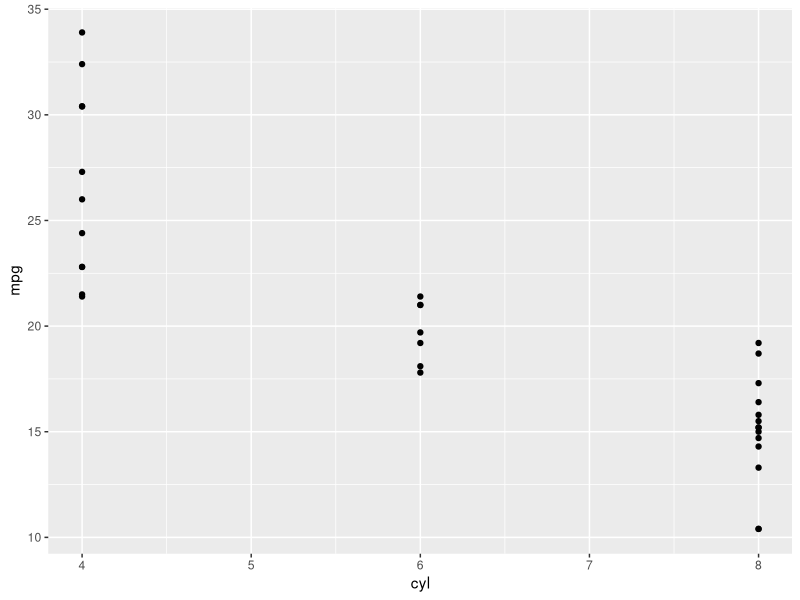
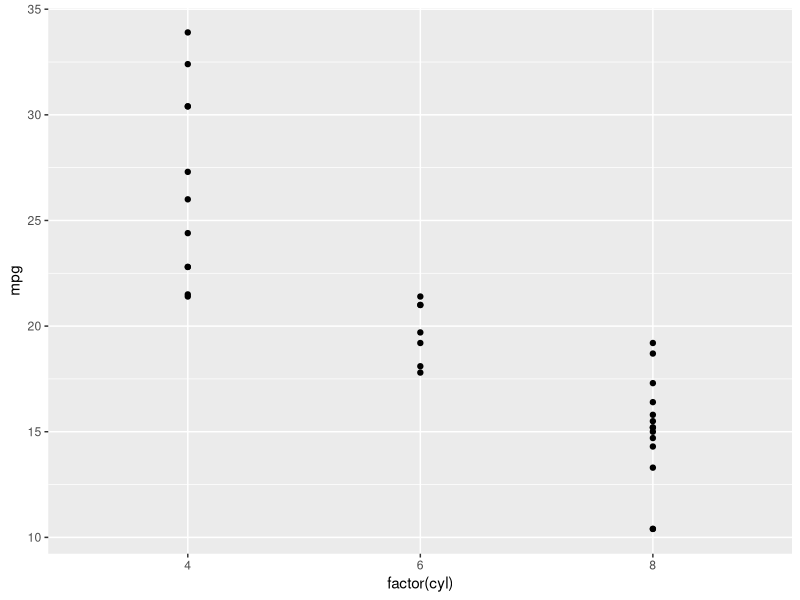
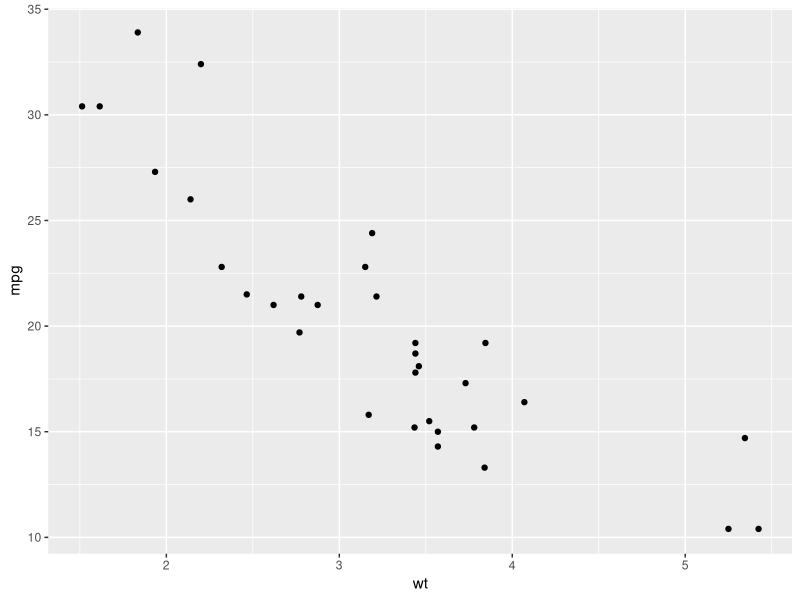
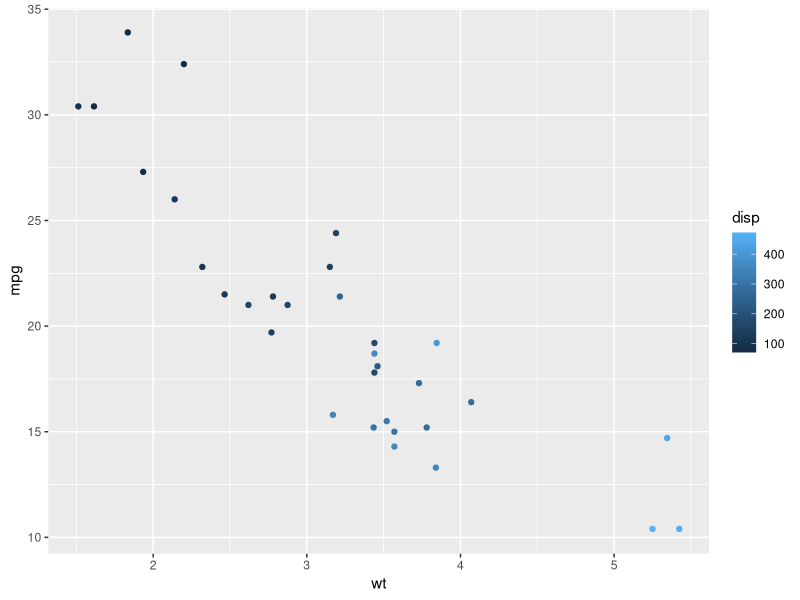
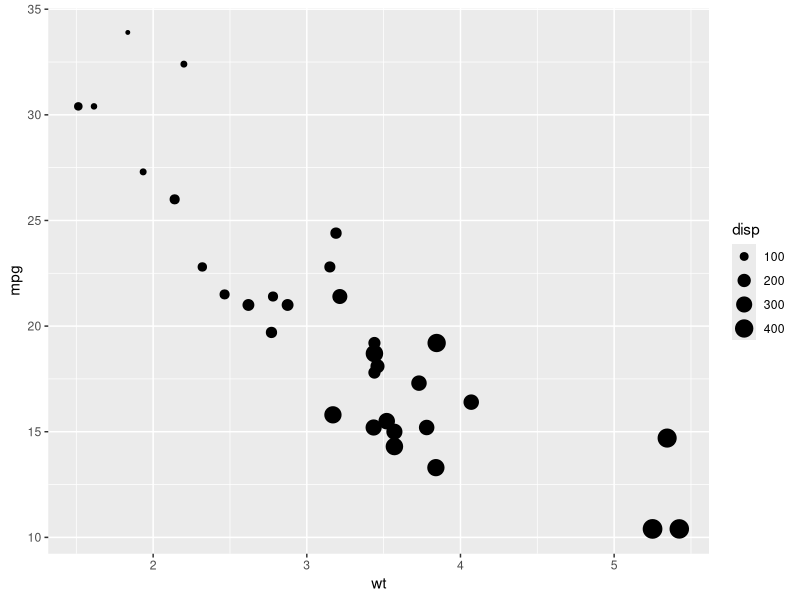
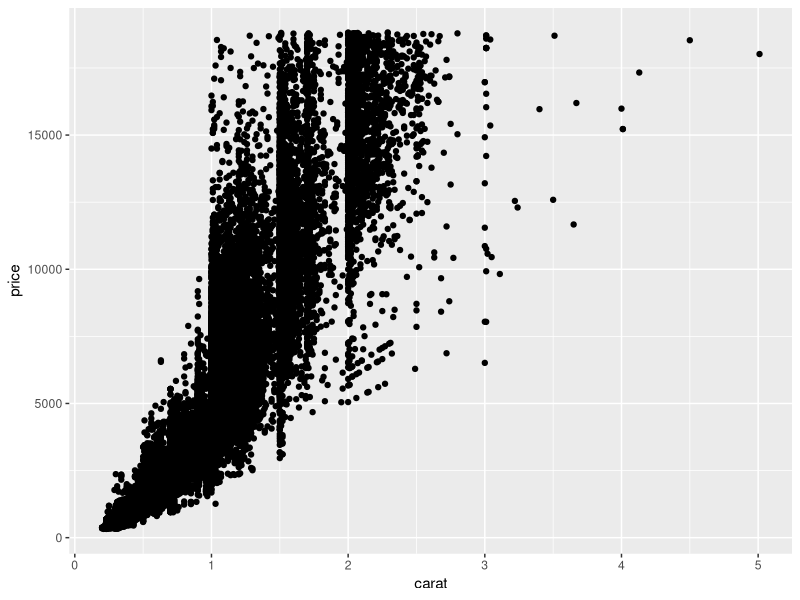
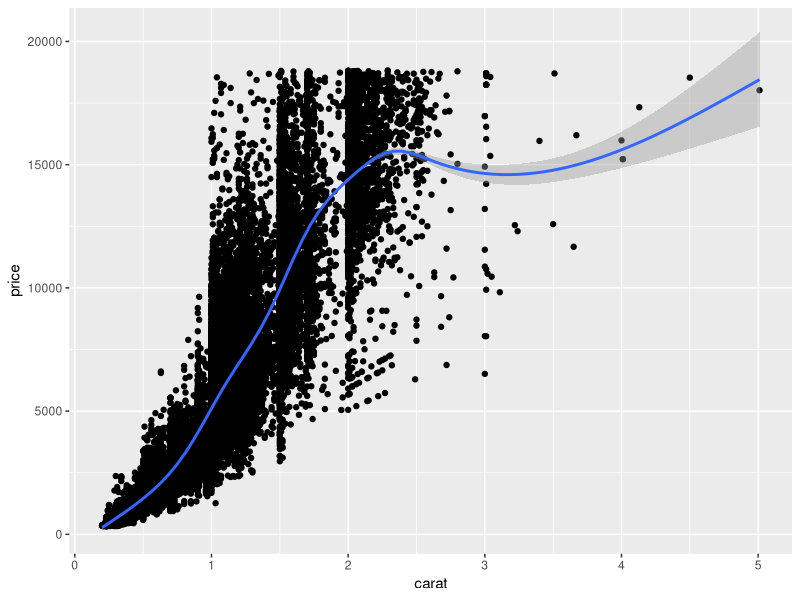
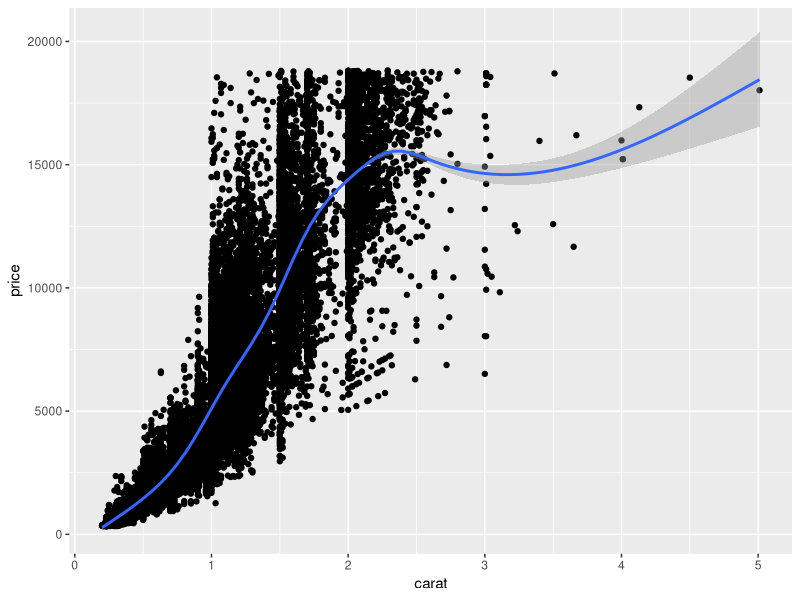

The R script that drew these images, in order: (Note: this script raises an error after producing the figures.)
# Data Visualization with ggplot2 (Part 1)

# 1. Introduction

# Load the ggplot2 package
library(ggplot2)
# Explore the mtcars data frame with str()
str(mtcars)
# Execute the following command
ggplot(mtcars, aes(x = cyl, y = mpg)) +
  geom_point()



# Load the ggplot2 package
library(ggplot2)
# Change the command below so that cyl is treated as factor
ggplot(mtcars, aes(x = factor(cyl), y = mpg)) +
  geom_point()



# A scatter plot has been made for you
ggplot(mtcars, aes(x = wt, y = mpg)) +
  geom_point()
# Replace ___ with the correct column
ggplot(mtcars, aes(x = wt, y = mpg, color = disp)) +
  geom_point()
# Replace ___ with the correct column
ggplot(mtcars, aes(x = wt, y = mpg, size = disp)) +
  geom_point()



# Explore the diamonds data frame with str()
str(diamonds)
# Add geom_point() with +
ggplot(diamonds, aes(x = carat, y = price)) + geom_point()
# Add geom_point() and geom_smooth() with +
ggplot(diamonds, aes(x = carat, y = price)) + geom_point() + geom_smooth()

# 1 - The plot you created in the previous exercise
ggplot(diamonds, aes(x = carat, y = price)) +
  geom_point() +
  geom_smooth()
# 2 - Copy the above command but show only the smooth line
ggplot(diamonds, aes(x = carat, y = price)) +
  geom_smooth()

# 3 - Copy the above command and assign the correct value to col in aes()
ggplot(diamonds, aes(x = carat, y = price, colour=clarity)) +
  geom_smooth()

# 4 - Keep the color settings from previous command. Plot only the points with argument alpha.
ggplot(diamonds, aes(x = carat, y = price, colour=clarity)) +
  geom_point(alpha=0.4)



# Create the object containing the data and aes layers: dia_plot
dia_plot <- ggplot(diamonds, aes(x = carat, y = price))
# Add a geom layer with + and geom_point()
dia_plot + geom_point()
# Add the same geom layer, but with aes() inside
dia_plot + geom_point(aes(color = clarity))



# Create the object containing the data and aes layers: dia_plot
dia_plot <- ggplot(diamonds, aes(x = carat, y = price))
# Add a geom layer with + and geom_point()
dia_plot + geom_point()
# Add the same geom layer, but with aes() inside
dia_plot + geom_point(aes(color = clarity))

# 2.Data

# Plot the correct variables of mtcars
plot(mtcars$wt, mtcars$mpg, col = mtcars$cyl)
# Change cyl inside mtcars to a factor
mtcars$fcyl <- as.factor(mtcars$cyl)
# Make the same plot as in the first instruction
plot(mtcars$wt, mtcars$mpg, col = mtcars$fcyl)



# Use lm() to calculate a linear model and save it as carModel
carModel <- lm(mpg ~ wt, data = mtcars)
# Basic plot
mtcars$cyl <- as.factor(mtcars$cyl)
plot(mtcars$wt, mtcars$mpg, col = mtcars$cyl)
# Call abline() with carModel as first argument and set lty to 2
abline(carModel, lty = 2)
# Plot each subset efficiently with lapply
# You don't have to edit this code
plot(mtcars$wt, mtcars$mpg, col = mtcars$cyl)
lapply(mtcars$cyl, function(x) {
  abline(lm(mpg ~ wt, mtcars, subset = (cyl == x)), col = x)
  })
# This code will draw the legend of the plot
# You don't have to edit this code
legend(x = 5, y = 33, legend = levels(mtcars$cyl),
       col = 1:3, pch = 1, bty = "n")



# Convert cyl to factor (don't need to change)
mtcars$cyl <- as.factor(mtcars$cyl)
# Example from base R (don't need to change)
plot(mtcars$wt, mtcars$mpg, col = mtcars$cyl)
abline(lm(mpg ~ wt, data = mtcars), lty = 2)
lapply(mtcars$cyl, function(x) {
  abline(lm(mpg ~ wt, mtcars, subset = (cyl == x)), col = x)
  })
legend(x = 5, y = 33, legend = levels(mtcars$cyl),
       col = 1:3, pch = 1, bty = "n")
# Plot 1: add geom_point() to this command to create a scatter plot
ggplot(mtcars, aes(x = wt, y = mpg, col = cyl)) +
  geom_point()  # Fill in using instructions Plot 1
# Plot 2: include the lines of the linear models, per cyl
ggplot(mtcars, aes(x = wt, y = mpg, col = cyl)) +
  geom_point() + # Copy from Plot 1
  geom_smooth(method="lm",se=FALSE)   # Fill in using instructions Plot 2
# Plot 3: include a lm for the entire dataset in its whole
ggplot(mtcars, aes(x = wt, y = mpg, col = cyl)) +
  geom_point() + # Copy from Plot 2
  geom_smooth(method="lm",se=FALSE) + # Copy from Plot 2
  geom_smooth(aes(group=1),method="lm",se=FALSE,linetype=2)
  # Fill in using instructions Plot 3



# Consider the structure of iris, iris.wide and iris.tidy (in that order)
str(iris)
str(iris.wide)
str(iris.tidy)
# Think about which dataset you would use to get the plot shown right
# Fill in the ___ to produce the plot given to the right
ggplot(iris.tidy, aes(x = Species, y = Value, col = Part)) +
  geom_jitter() +
  facet_grid(. ~ Measure)



# Load the tidyr package
library(tidyr)
# Fill in the ___ to produce to the correct iris.tidy dataset
iris.tidy <- iris %>%
  gather(key, Value, -Species) %>%
  separate(key, c("Part", "Measure"), "\\.")



# The 3 data frames (iris, iris.wide and iris.tidy) are available in your environment
# Execute head() on iris, iris.wide and iris.tidy (in that order)
head(iris)
head(iris.wide)
head(iris.tidy)
# Think about which dataset you would use to get the plot shown right
# Fill in the ___ to produce the plot given to the right
ggplot(iris.wide, aes(x = Length, y = Width, color = Part)) +
  geom_jitter() +
  facet_grid(. ~ Species)




# Load the tidyr package
library(tidyr)
# Add column with unique ids (don't need to change)
iris$Flower <- 1:nrow(iris)
# Fill in the ___ to produce to the correct iris.wide dataset
iris.wide <- iris %>%
  gather(key, value, -Species, -Flower) %>%
  separate(key, c("Part", "Measure"), "\\.") %>%
  spread(Measure, value)

# 3.Aesthetics

# 1 - Map mpg to x and cyl to y
ggplot(mtcars, aes(x=mpg, y=cyl)) +
  geom_point()
# 2 - Reverse: Map cyl to x and mpg to y
ggplot(mtcars, aes(x=cyl, y=mpg)) +
  geom_point()
# 3 - Map wt to x, mpg to y and cyl to col
ggplot(mtcars, aes(x=wt, y=mpg, color=cyl)) +
  geom_point()
# 4 - Change shape and size of the points in the above plot
ggplot(mtcars, aes(x=wt, y=mpg, color=cyl)) +
  geom_point(size=4, shape=1)



# am and cyl are factors, wt is numeric
class(mtcars$am)
class(mtcars$cyl)
class(mtcars$wt)
# From the previous exercise
ggplot(mtcars, aes(x = wt, y = mpg, col = cyl)) +
  geom_point(shape = 1, size = 4)
# 1 - Map cyl to fill
# From the previous exercise
ggplot(mtcars, aes(x = wt, y = mpg, fill = cyl)) +
  geom_point(shape = 1, size = 4)
# 2 - Change shape and alpha of the points in the above plot
# From the previous exercise
ggplot(mtcars, aes(x = wt, y = mpg, fill = cyl)) +
  geom_point(shape = 21, size = 4, alpha=0.6)
# 3 - Map am to col in the above plot
ggplot(mtcars, aes(x = wt, y = mpg, fill = cyl, col=am)) +
  geom_point(shape = 21, size = 4, alpha=0.6)



# Map cyl to size
ggplot(mtcars, aes(x=wt, y=mpg,size=cyl)) +
geom_point()
# Map cyl to alpha
ggplot(mtcars, aes(x=wt, y=mpg, alpha=cyl)) +
geom_point()
# Map cyl to shape 
ggplot(mtcars, aes(x=wt, y=mpg, shape=cyl)) +
geom_point()
# Map cyl to label
ggplot(mtcars, aes(x=wt, y=mpg,label=cyl)) +
geom_point()+
geom_text()



# Define a hexadecimal color
my_color <- "#4ABEFF"
# Draw a scatter plot with color *aesthetic*
ggplot(mtcars, aes(x=wt,y=mpg,col=cyl))+
geom_point()
# Same, but set color *attribute* in geom layer 
ggplot(mtcars, aes(x=wt,y=mpg,col=cyl))+
geom_point(col=my_color)
# Set the fill aesthetic; color, size and shape attributes
ggplot(mtcars, aes(x=wt,y=mpg,fill=cyl))+
geom_point(size=10, shape=23, col=my_color)



# Expand to draw points with alpha 0.5
ggplot(mtcars, aes(x = wt, y = mpg, fill = cyl)) +
geom_point(alpha=0.5)
# Expand to draw points with shape 24 and color yellow
ggplot(mtcars, aes(x = wt, y = mpg, fill = cyl)) +
geom_point(shape=24, col="yellow")
# Expand to draw text with label rownames(mtcars) and color red
ggplot(mtcars, aes(x = wt, y = mpg, fill = cyl, label=rownames(mtcars), col="red"))



# Map mpg onto x, qsec onto y and factor(cyl) onto col
ggplot(mtcars, aes(x=mpg,y=qsec, col=factor(cyl)))+
geom_point()
# Add mapping: factor(am) onto shape
ggplot(mtcars, aes(x=mpg,y=qsec, col=factor(cyl),shape=factor(am)))+
geom_point()
# Add mapping: (hp/wt) onto size
ggplot(mtcars, aes(x=mpg,y=qsec, col=factor(cyl),shape=factor(am),size=(hp/wt)))+
geom_point()



# The base layer, cyl.am, is available for you
# Add geom (position = "stack" by default)
cyl.am + 
  geom_bar(position="stack")
# Fill - show proportion
cyl.am + 
  geom_bar(position = "fill")  
# Dodging - principles of similarity and proximity
cyl.am +
  geom_bar(position = "dodge") 
# Clean up the axes with scale_ functions
val = c("#E41A1C", "#377EB8")
lab = c("Manual", "Automatic")
cyl.am +
  geom_bar(position = "dodge") +
  scale_x_discrete("Cylinders") + 
  scale_y_continuous("Number") +
  scale_fill_manual("Transmission", 
                    values = val,
                    labels = lab)



# 1 - Create jittered plot of mtcars, mpg onto x, 0 onto y
ggplot(mtcars, aes(x = mpg, y = 0)) +
  geom_jitter()
# 2 - Add function to change y axis limits
ggplot(mtcars, aes(x = mpg, y = 0)) +
  geom_jitter()+
  scale_y_continuous(limits=c(-2,2)) 




# Basic scatter plot: wt on x-axis and mpg on y-axis; map cyl to col
ggplot(mtcars, aes(x=wt,y=mpg,col=cyl))+
geom_point(size=4)
# Hollow circles - an improvement
ggplot(mtcars, aes(x=wt,y=mpg,col=cyl))+
geom_point(size=4,shape=1)
# Add transparency - very nice
ggplot(mtcars, aes(x=wt,y=mpg,col=cyl))+
geom_point(size=4,shape=1, alpha=0.6)



# Scatter plot: carat (x), price (y), clarity (color)
ggplot(diamonds,aes(x=carat,y=price,col=clarity))+
geom_point()
# Adjust for overplotting
ggplot(diamonds,aes(x=carat,y=price,col=clarity))+
geom_point(alpha=0.5)
# Scatter plot: clarity (x), carat (y), price (color)
ggplot(diamonds,aes(x=clarity,y=carat,col=price))+
geom_point(alpha=0.5)
# Dot plot with jittering
ggplot(diamonds,aes(x=clarity,y=carat,col=price))+
geom_point(alpha=0.5,position="jitter")


# 4. Geometries

# Shown in the viewer:
ggplot(mtcars, aes(x = cyl, y = wt)) +
  geom_point()
# Solutions:
# 1 - With geom_jitter()
ggplot(mtcars, aes(x = cyl, y = wt)) +
  geom_jitter()
# 2 - Set width in geom_jitter()
ggplot(mtcars, aes(x = cyl, y = wt)) +
  geom_jitter(width=0.1)
# 3 - Set position = position_jitter() in geom_point() ()
ggplot(mtcars, aes(x = cyl, y = wt)) +
  geom_point(position = position_jitter(0.1))




# Examine the structure of Vocab
str(Vocab)
# Basic scatter plot of vocabulary (y) against education (x). Use geom_point()
ggplot(Vocab, aes(x=education, y=vocabulary)) +
geom_point() 
# Use geom_jitter() instead of geom_point()
ggplot(Vocab, aes(x=education, y=vocabulary)) +
geom_jitter()
# Using the above plotting command, set alpha to a very low 0.2
ggplot(Vocab, aes(x=education, y=vocabulary)) +
geom_jitter(alpha=0.2)
# Using the above plotting command, set the shape to 1
ggplot(Vocab, aes(x=education, y=vocabulary)) +
geom_jitter(alpha=0.2,shape=1)



# 1 - Make a univariate histogram
ggplot(mtcars, aes(x = mpg)) +
  geom_histogram()
# 2 - Plot 1, plus set binwidth to 1 in the geom layer
ggplot(mtcars, aes(x = mpg)) +
  geom_histogram(binwidth=1)
# 3 - Plot 2, plus MAP ..density.. to the y aesthetic (i.e. in a second aes() function)
ggplot(mtcars, aes(x = mpg)) +
  geom_histogram(aes(y=..density..),binwidth=1) 
# 4 - plot 3, plus SET the fill attribute to "#377EB8"
ggplot(mtcars, aes(x = mpg)) +
  geom_histogram(aes(y=..density..),fill="#377EB8",binwidth=1) 



# Draw a bar plot of cyl, filled according to am
ggplot(mtcars, aes(x = cyl, fill = am)) +
  geom_bar()
# Change the position argument to stack
ggplot(mtcars, aes(x = cyl, fill = am)) +
  geom_bar(position="stack")
# Change the position argument to fill
ggplot(mtcars, aes(x = cyl, fill = am)) +
  geom_bar(position="fill")
# Change the position argument to dodge
ggplot(mtcars, aes(x = cyl, fill = am)) +
  geom_bar(position="dodge")



# 1 - The last plot form the previous exercise
ggplot(mtcars, aes(x = cyl, fill = am)) +
  geom_bar(position = "dodge")
# 2 - Define posn_d with position_dodge()
posn_d <- position_dodge(width=0.2)
# 3 - Change the position argument to posn_d
ggplot(mtcars, aes(x = cyl, fill = am)) +
  geom_bar(position=posn_d)
# 4 - Use posn_d as position and adjust alpha to 0.6
ggplot(mtcars, aes(x = cyl, fill = am)) +
  geom_bar(position=posn_d,alpha=0.6)



# A basic histogram, add coloring defined by cyl
ggplot(mtcars, aes(mpg,fill=cyl)) +
  geom_histogram(binwidth = 1)
# Change position to identity
ggplot(mtcars, aes(mpg,fill=cyl)) +
  geom_histogram(binwidth = 1,position="identity")
# Change geom to freqpoly (position is identity by default)
ggplot(mtcars, aes(mpg,col=cyl)) +
  geom_freqpoly(binwidth = 1)



# Example of how to use a brewed color palette
ggplot(mtcars, aes(x = cyl, fill = am)) +
  geom_bar() +
  scale_fill_brewer(palette = "Set1")
# Use str() on Vocab to check out the structure
str(Vocab)
# Plot education on x and vocabulary on fill
# Use the default brewed color palette
ggplot(Vocab, aes(x=education,fill=vocabulary)) +
geom_bar(position="fill") +
 scale_fill_brewer()



# Final plot of last exercise
ggplot(Vocab, aes(x = education, fill = vocabulary)) +
  geom_bar(position = "fill") +
  scale_fill_brewer()
# Definition of a set of blue colors
blues <- brewer.pal(9, "Blues") # from the RColorBrewer package
# 1 - Make a color range using colorRampPalette() and the set of blues
blue_range <- colorRampPalette(blues)
# 2 - Use blue_range to adjust the color of the bars, use scale_fill_manual()
ggplot(Vocab, aes(x = education, fill = vocabulary)) +
  geom_bar(position = "fill") +
  scale_fill_manual(values=blue_range(11))



# 1 - Basic histogram plot command
ggplot(mtcars, aes(mpg)) +
  geom_histogram(binwidth = 1)
# 2 - Plot 1, Expand aesthetics: am onto fill
ggplot(mtcars, aes(mpg,fill=am)) +
  geom_histogram(binwidth = 1)
# 3 - Plot 2, change position = "dodge"
ggplot(mtcars, aes(mpg,fill=am)) +
  geom_histogram(binwidth = 1,position="dodge")
# 4 - Plot 3, change position = "fill"
ggplot(mtcars, aes(mpg,fill=am)) +
  geom_histogram(binwidth = 1,position="fill")
# 5 - Plot 4, plus change position = "identity" and alpha = 0.4
ggplot(mtcars, aes(mpg,fill=am)) +
  geom_histogram(binwidth = 1,position="identity",alpha=0.4)
# 6 - Plot 5, plus change mapping: cyl onto fill
ggplot(mtcars, aes(mpg,fill=cyl)) +
  geom_histogram(binwidth = 1,position="identity",alpha=0.4)



# Print out head of economics
head(economics)
# Plot unemploy as a function of date using a line plot
ggplot(economics, aes(x = date, y = unemploy)) + geom_line()
# Adjust plot to represent the fraction of total population that is unemployed
ggplot(economics, aes(x = date, y = unemploy/pop)) + geom_line()



# Basic line plot
ggplot(economics, aes(x = date, y = unemploy/pop)) +
  geom_line()
# Expand the following command with geom_rect() to draw the recess periods
ggplot(economics, aes(x = date, y = unemploy/pop)) +
  geom_rect(data = recess,
         aes(xmin = begin, xmax = end, ymin = -Inf, ymax = +Inf),
         inherit.aes = FALSE, fill = "red", alpha = 0.2) +
  geom_line()



# Check the structure as a starting point
str(fish.species)
# Use gather to go from fish.species to fish.tidy
fish.tidy <- gather(fish.species, key= Species, value= Capture,-Year)
# Recreate the plot shown on the right
ggplot(fish.tidy, aes(x = Year, y = Capture, color=Species)) + geom_line()





